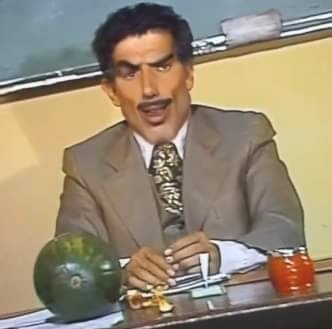
#> input picture meme.jpg, 332 x 329 px
$ python 'Histograma de Cores.py'
#> lines starting #> are read from the running program, lines starting #| are printed output that depends on the picture
import cv2
import matplotlib.pyplot as plt

# Carrega a imagem
imagem = cv2.imread('meme.jpg')
#> imagem is the input picture: shape (329, 332, 3); mean B, G, R 116.1, 137.5, 151.1

# No OpenCV a ordem é BGR (Azul, Verde, Vermelho)
cores = ('b', 'g', 'r')

for i, col in enumerate(cores):
    # Calcula o histograma para cada canal
    hist = cv2.calcHist([imagem], [i], None, [256], [0, 256])
    plt.plot(hist, color=col)
    plt.xlim([0, 256])

plt.title("Histograma de Cores")
plt.show()
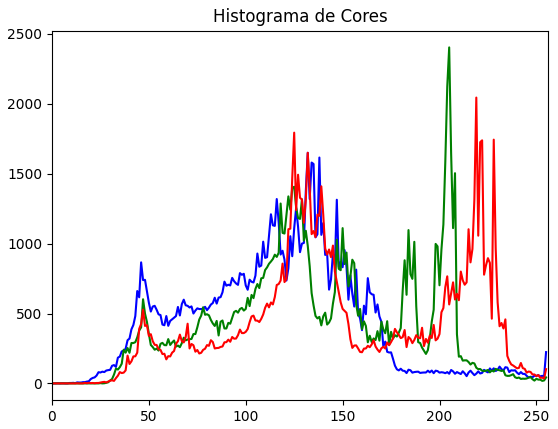
#> figure drawn by matplotlib, 1 panel; curve peaks at x = 132, y = 1650; curve peaks at x = 205, y = 2404; curve peaks at x = 219, y = 2045
